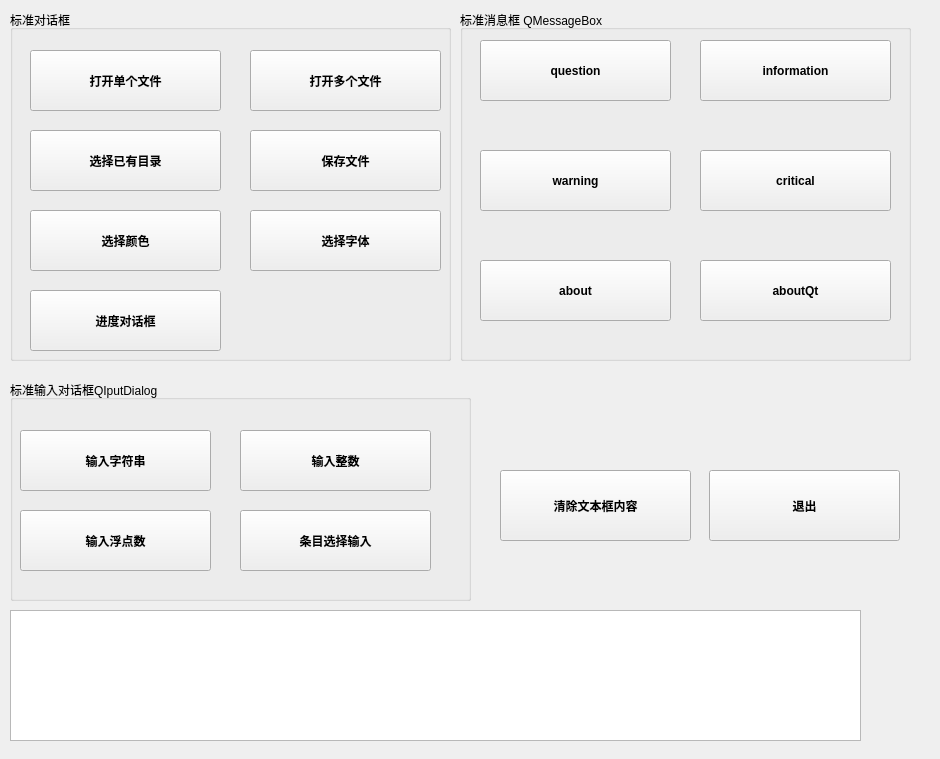
<?xml version="1.0" encoding="UTF-8"?>
<ui version="4.0">
 <class>Widget</class>
 <widget class="QWidget" name="Widget">
  <property name="geometry">
   <rect>
    <x>0</x>
    <y>0</y>
    <width>940</width>
    <height>759</height>
   </rect>
  </property>
  <property name="font">
   <font>
    <stylestrategy>PreferDefault</stylestrategy>
   </font>
  </property>
  <property name="windowTitle">
   <string>Widget</string>
  </property>
  <property name="autoFillBackground">
   <bool>false</bool>
  </property>
  <property name="styleSheet">
   <string notr="true">border-bottom-color: rgb(0, 0, 0);
border-top-color: rgb(255, 0, 0);</string>
  </property>
  <widget class="QPlainTextEdit" name="plainTextEdit">
   <property name="geometry">
    <rect>
     <x>10</x>
     <y>610</y>
     <width>851</width>
     <height>131</height>
    </rect>
   </property>
   <property name="font">
    <font>
     <weight>50</weight>
     <bold>false</bold>
     <stylestrategy>PreferDefault</stylestrategy>
    </font>
   </property>
   <property name="readOnly">
    <bool>true</bool>
   </property>
  </widget>
  <widget class="QGroupBox" name="Standard_Dialog">
   <property name="geometry">
    <rect>
     <x>10</x>
     <y>10</y>
     <width>441</width>
     <height>351</height>
    </rect>
   </property>
   <property name="autoFillBackground">
    <bool>false</bool>
   </property>
   <property name="title">
    <string>标准对话框</string>
   </property>
   <widget class="QPushButton" name="Open_File">
    <property name="geometry">
     <rect>
      <x>20</x>
      <y>40</y>
      <width>191</width>
      <height>61</height>
     </rect>
    </property>
    <property name="font">
     <font>
      <weight>75</weight>
      <bold>true</bold>
      <stylestrategy>PreferDefault</stylestrategy>
      <kerning>true</kerning>
     </font>
    </property>
    <property name="acceptDrops">
     <bool>false</bool>
    </property>
    <property name="text">
     <string>打开单个文件</string>
    </property>
   </widget>
   <widget class="QPushButton" name="Open_Files">
    <property name="geometry">
     <rect>
      <x>240</x>
      <y>40</y>
      <width>191</width>
      <height>61</height>
     </rect>
    </property>
    <property name="font">
     <font>
      <weight>75</weight>
      <bold>true</bold>
      <stylestrategy>PreferDefault</stylestrategy>
     </font>
    </property>
    <property name="text">
     <string>打开多个文件</string>
    </property>
   </widget>
   <widget class="QPushButton" name="Select_Colors">
    <property name="geometry">
     <rect>
      <x>20</x>
      <y>200</y>
      <width>191</width>
      <height>61</height>
     </rect>
    </property>
    <property name="font">
     <font>
      <weight>75</weight>
      <bold>true</bold>
      <stylestrategy>PreferDefault</stylestrategy>
     </font>
    </property>
    <property name="text">
     <string>选择颜色</string>
    </property>
   </widget>
   <widget class="QPushButton" name="Select_Font">
    <property name="geometry">
     <rect>
      <x>240</x>
      <y>200</y>
      <width>191</width>
      <height>61</height>
     </rect>
    </property>
    <property name="font">
     <font>
      <weight>75</weight>
      <bold>true</bold>
      <stylestrategy>PreferDefault</stylestrategy>
     </font>
    </property>
    <property name="text">
     <string>选择字体</string>
    </property>
   </widget>
   <widget class="QPushButton" name="Save_Files">
    <property name="geometry">
     <rect>
      <x>240</x>
      <y>120</y>
      <width>191</width>
      <height>61</height>
     </rect>
    </property>
    <property name="font">
     <font>
      <weight>75</weight>
      <bold>true</bold>
      <stylestrategy>PreferDefault</stylestrategy>
     </font>
    </property>
    <property name="text">
     <string>保存文件</string>
    </property>
   </widget>
   <widget class="QPushButton" name="Existed_Contents">
    <property name="geometry">
     <rect>
      <x>20</x>
      <y>120</y>
      <width>191</width>
      <height>61</height>
     </rect>
    </property>
    <property name="font">
     <font>
      <weight>75</weight>
      <bold>true</bold>
      <stylestrategy>PreferDefault</stylestrategy>
     </font>
    </property>
    <property name="text">
     <string>选择已有目录</string>
    </property>
   </widget>
   <widget class="QPushButton" name="Process_Dialog">
    <property name="geometry">
     <rect>
      <x>20</x>
      <y>280</y>
      <width>191</width>
      <height>61</height>
     </rect>
    </property>
    <property name="font">
     <font>
      <weight>75</weight>
      <bold>true</bold>
      <stylestrategy>PreferDefault</stylestrategy>
     </font>
    </property>
    <property name="text">
     <string>进度对话框</string>
    </property>
   </widget>
  </widget>
  <widget class="QGroupBox" name="Standard_Input_Dialog">
   <property name="geometry">
    <rect>
     <x>10</x>
     <y>380</y>
     <width>461</width>
     <height>221</height>
    </rect>
   </property>
   <property name="autoFillBackground">
    <bool>true</bool>
   </property>
   <property name="styleSheet">
    <string notr="true">border-left-color: rgb(85, 170, 255);</string>
   </property>
   <property name="title">
    <string>标准输入对话框QIputDialog</string>
   </property>
   <property name="flat">
    <bool>false</bool>
   </property>
   <widget class="QPushButton" name="Input_Int">
    <property name="geometry">
     <rect>
      <x>230</x>
      <y>50</y>
      <width>191</width>
      <height>61</height>
     </rect>
    </property>
    <property name="font">
     <font>
      <weight>75</weight>
      <bold>true</bold>
      <stylestrategy>PreferDefault</stylestrategy>
     </font>
    </property>
    <property name="autoFillBackground">
     <bool>false</bool>
    </property>
    <property name="text">
     <string>输入整数</string>
    </property>
   </widget>
   <widget class="QPushButton" name="Input_Str">
    <property name="geometry">
     <rect>
      <x>10</x>
      <y>50</y>
      <width>191</width>
      <height>61</height>
     </rect>
    </property>
    <property name="font">
     <font>
      <weight>75</weight>
      <bold>true</bold>
      <stylestrategy>PreferDefault</stylestrategy>
     </font>
    </property>
    <property name="cursor">
     <cursorShape>ArrowCursor</cursorShape>
    </property>
    <property name="focusPolicy">
     <enum>Qt::StrongFocus</enum>
    </property>
    <property name="layoutDirection">
     <enum>Qt::LeftToRight</enum>
    </property>
    <property name="text">
     <string>输入字符串</string>
    </property>
    <property name="default">
     <bool>false</bool>
    </property>
   </widget>
   <widget class="QPushButton" name="Input_Float">
    <property name="geometry">
     <rect>
      <x>10</x>
      <y>130</y>
      <width>191</width>
      <height>61</height>
     </rect>
    </property>
    <property name="font">
     <font>
      <weight>75</weight>
      <bold>true</bold>
      <stylestrategy>PreferDefault</stylestrategy>
     </font>
    </property>
    <property name="text">
     <string>输入浮点数</string>
    </property>
   </widget>
   <widget class="QPushButton" name="Setting_Selection_Input">
    <property name="geometry">
     <rect>
      <x>230</x>
      <y>130</y>
      <width>191</width>
      <height>61</height>
     </rect>
    </property>
    <property name="font">
     <font>
      <weight>75</weight>
      <bold>true</bold>
      <stylestrategy>PreferDefault</stylestrategy>
     </font>
    </property>
    <property name="text">
     <string>条目选择输入</string>
    </property>
   </widget>
  </widget>
  <widget class="QGroupBox" name="groupBox">
   <property name="geometry">
    <rect>
     <x>460</x>
     <y>10</y>
     <width>451</width>
     <height>351</height>
    </rect>
   </property>
   <property name="title">
    <string>标准消息框 QMessageBox</string>
   </property>
   <widget class="QPushButton" name="Critical_Btn">
    <property name="geometry">
     <rect>
      <x>240</x>
      <y>140</y>
      <width>191</width>
      <height>61</height>
     </rect>
    </property>
    <property name="font">
     <font>
      <weight>75</weight>
      <bold>true</bold>
      <stylestrategy>PreferDefault</stylestrategy>
     </font>
    </property>
    <property name="text">
     <string>critical</string>
    </property>
   </widget>
   <widget class="QPushButton" name="AboutQt_Btn">
    <property name="geometry">
     <rect>
      <x>240</x>
      <y>250</y>
      <width>191</width>
      <height>61</height>
     </rect>
    </property>
    <property name="font">
     <font>
      <weight>75</weight>
      <bold>true</bold>
      <stylestrategy>PreferDefault</stylestrategy>
     </font>
    </property>
    <property name="text">
     <string>aboutQt</string>
    </property>
   </widget>
   <widget class="QPushButton" name="About_Btn">
    <property name="geometry">
     <rect>
      <x>20</x>
      <y>250</y>
      <width>191</width>
      <height>61</height>
     </rect>
    </property>
    <property name="font">
     <font>
      <weight>75</weight>
      <bold>true</bold>
      <stylestrategy>PreferDefault</stylestrategy>
     </font>
    </property>
    <property name="text">
     <string>about</string>
    </property>
   </widget>
   <widget class="QPushButton" name="Question_Btn">
    <property name="geometry">
     <rect>
      <x>20</x>
      <y>30</y>
      <width>191</width>
      <height>61</height>
     </rect>
    </property>
    <property name="font">
     <font>
      <weight>75</weight>
      <bold>true</bold>
      <stylestrategy>PreferDefault</stylestrategy>
     </font>
    </property>
    <property name="text">
     <string>question</string>
    </property>
   </widget>
   <widget class="QPushButton" name="Information_Btn">
    <property name="geometry">
     <rect>
      <x>240</x>
      <y>30</y>
      <width>191</width>
      <height>61</height>
     </rect>
    </property>
    <property name="font">
     <font>
      <weight>75</weight>
      <bold>true</bold>
      <stylestrategy>PreferDefault</stylestrategy>
     </font>
    </property>
    <property name="text">
     <string>information</string>
    </property>
   </widget>
   <widget class="QPushButton" name="Warning_Btn">
    <property name="geometry">
     <rect>
      <x>20</x>
      <y>140</y>
      <width>191</width>
      <height>61</height>
     </rect>
    </property>
    <property name="font">
     <font>
      <weight>75</weight>
      <bold>true</bold>
      <stylestrategy>PreferDefault</stylestrategy>
     </font>
    </property>
    <property name="text">
     <string>warning</string>
    </property>
   </widget>
  </widget>
  <widget class="QPushButton" name="Clear_Btn">
   <property name="geometry">
    <rect>
     <x>500</x>
     <y>470</y>
     <width>191</width>
     <height>71</height>
    </rect>
   </property>
   <property name="font">
    <font>
     <weight>75</weight>
     <bold>true</bold>
     <stylestrategy>PreferDefault</stylestrategy>
    </font>
   </property>
   <property name="text">
    <string>清除文本框内容</string>
   </property>
   <property name="icon">
    <iconset>
     <normaloff>C:/Users/HP/Desktop/pic/icon/Clear.ico</normaloff>C:/Users/HP/Desktop/pic/icon/Clear.ico</iconset>
   </property>
  </widget>
  <widget class="QPushButton" name="Exit_Btn">
   <property name="geometry">
    <rect>
     <x>709</x>
     <y>470</y>
     <width>191</width>
     <height>71</height>
    </rect>
   </property>
   <property name="font">
    <font>
     <weight>75</weight>
     <bold>true</bold>
     <stylestrategy>PreferDefault</stylestrategy>
    </font>
   </property>
   <property name="text">
    <string>退出</string>
   </property>
   <property name="icon">
    <iconset>
     <normaloff>C:/Users/HP/Desktop/pic/png/exit.png</normaloff>C:/Users/HP/Desktop/pic/png/exit.png</iconset>
   </property>
   <property name="autoDefault">
    <bool>false</bool>
   </property>
   <property name="default">
    <bool>false</bool>
   </property>
   <property name="flat">
    <bool>false</bool>
   </property>
  </widget>
 </widget>
 <resources/>
 <connections/>
</ui>
